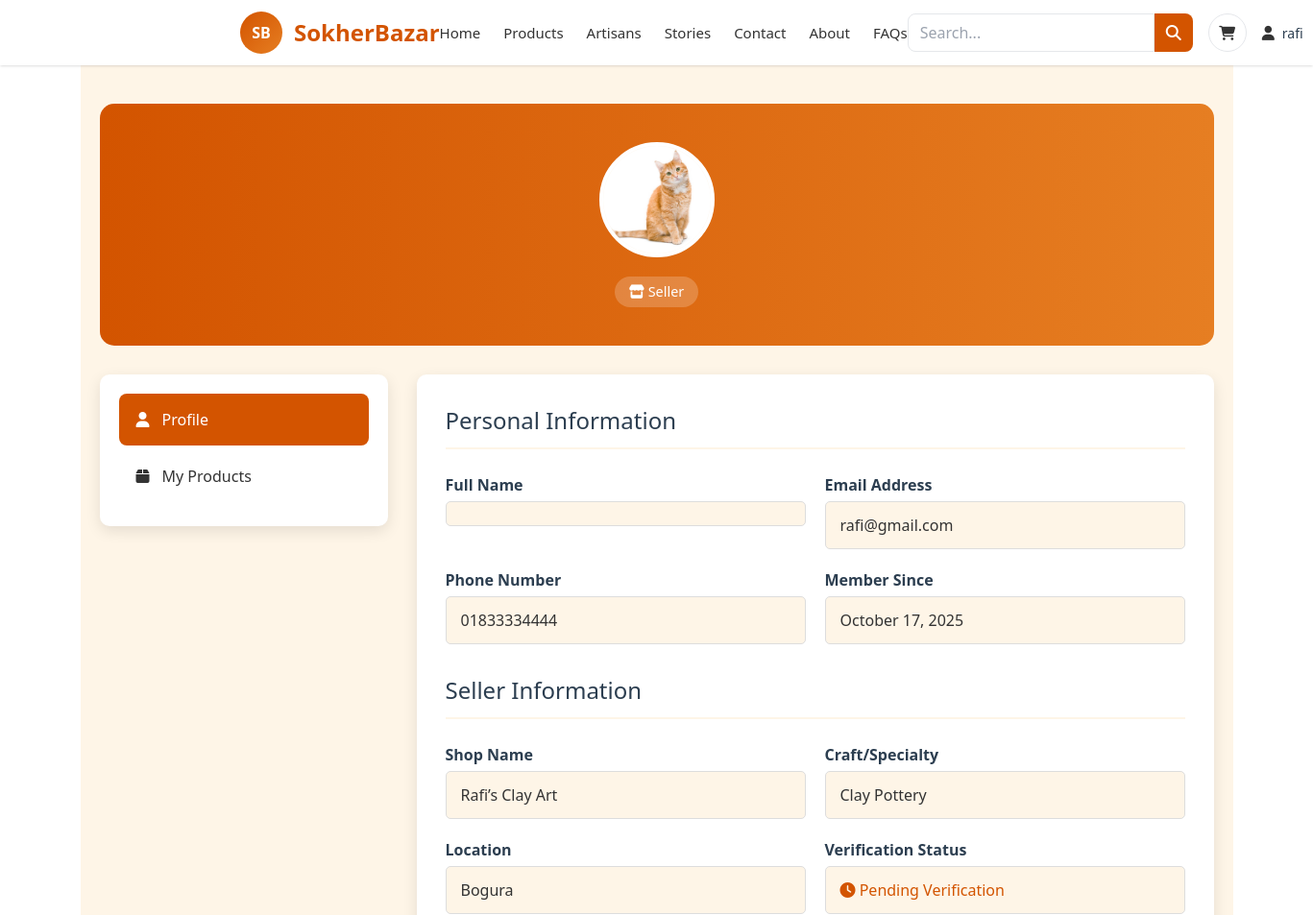
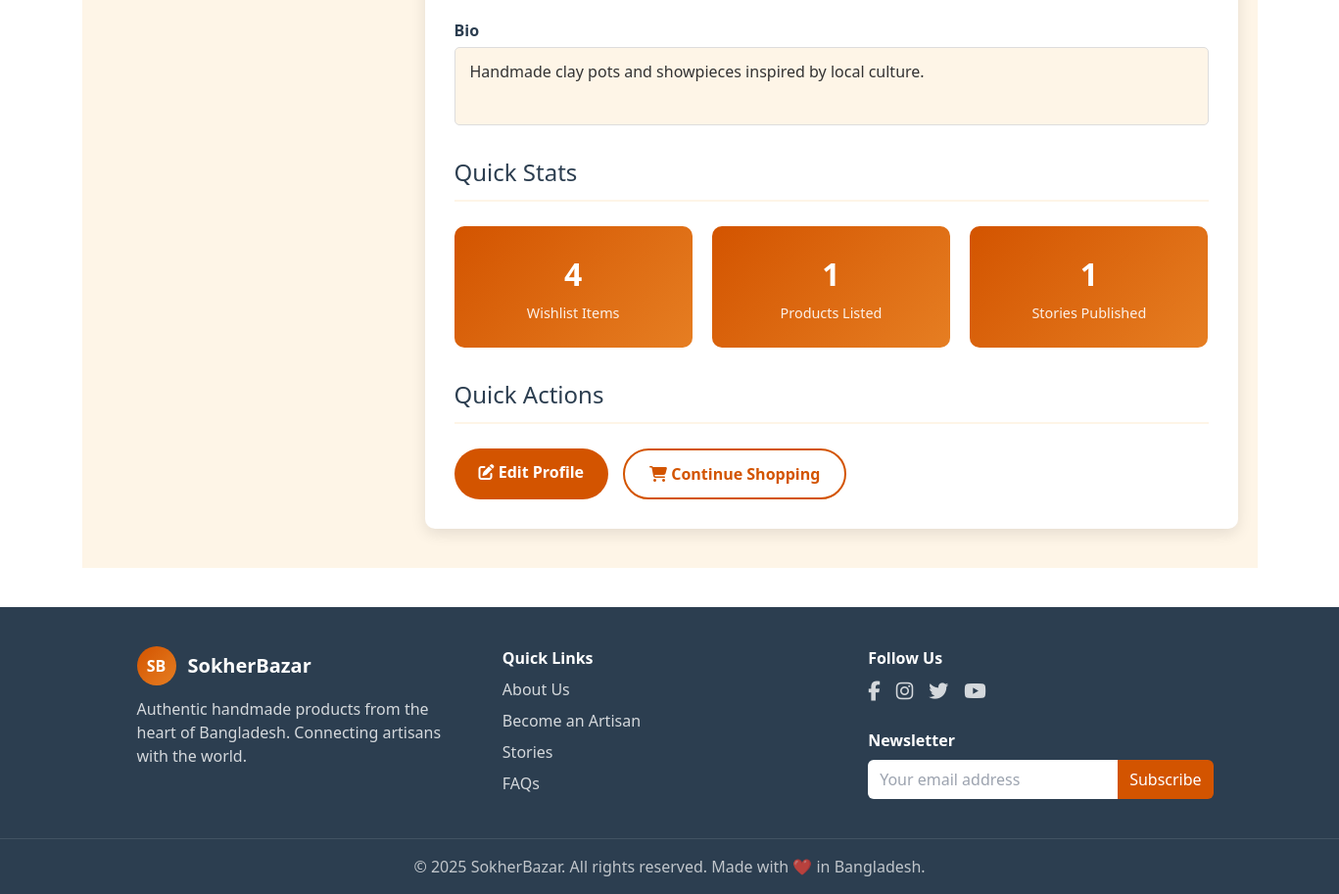
/profile/ (signed in), run on the app's committed database (2 pictures, top to bottom).
### Rari/models.py (models this page shows, shortened)
class Artisan(models.Model):
    user = models.OneToOneField(User, on_delete=models.CASCADE)
    shop_name = models.CharField(max_length=150)
    phone = models.CharField(max_length=20)
    nid_document = models.ImageField(upload_to="nid_documents/")
    bio = models.TextField(blank=True)
    location = models.CharField(max_length=100, blank=True)
    profile_picture = models.ImageField(upload_to="artisans/", blank=True, null=True)
    joined_date = models.DateTimeField(auto_now_add=True)
    craft = models.CharField(max_length=100, blank=True)  # NEW FIELD
    website = models.URLField(blank=True, null=True)
    is_verified = models.BooleanField(default=False)
    updated_at = models.DateTimeField(auto_now=True)

class Customer(models.Model):
    user = models.OneToOneField(User, on_delete=models.CASCADE)
    phone = models.CharField(max_length=15, blank=True)
    address = models.TextField(blank=True)
    joined_date = models.DateTimeField(auto_now_add=True)
    profile_picture = models.ImageField(upload_to="customers/", blank=True, null=True)
    updated_at = models.DateTimeField(auto_now=True)

### Rari/views.py (the view)
# urls.py: path("profile/", views.profile, name="profile"),
@login_required
def profile(request):
    user = request.user
    customer = Customer.objects.filter(user=user).first()
    artisan = Artisan.objects.filter(user=user).first()
    context = {
        "user": user,
        "customer": customer,
        "artisan": artisan,
    }
    return render(request, "profile.html", context)

### template/profile.html (shortened to what this page needs)
{% extends 'base.html' %}
{% load static %}
{% block content %}
<div class="profile-container">
    <div class="profile-header">
        <div class="profile-avatar">
            {% if customer and customer.profile_picture %}
                <img src="{{ customer.profile_picture.url }}" alt="{{ user.get_full_name }}">
            {% elif artisan and artisan.profile_picture %}
                <img src="{{ artisan.profile_picture.url }}" alt="{{ user.get_full_name }}">
            {% else %}
                <img src="{% static 'images/default-avatar.png' %}" alt="Default Avatar">
            {% endif %}
        </div>
        <div class="user-role">
            {% if artisan %}
                <i class="fas fa-store"></i> Seller
            {% else %}
                <i class="fas fa-user"></i> Buyer
            {% endif %}
        </div>
    </div>
    <div class="profile-content">
        <div class="profile-sidebar">
            <ul class="sidebar-nav">
                <li><a href="{% url 'profile' %}" class="active"><i class="fas fa-user"></i> Profile</a></li>
                {% if artisan %}
                <li><a href="#"><i class="fas fa-box"></i> My Products</a></li>
                {% endif %}
            </ul>
        </div>
        <div class="profile-main">
            <div class="section-title">Personal Information</div>
            <div class="profile-info-grid">
                <div class="info-group">
                    <label>Full Name</label>
                    <div class="info-value">{{ user.get_full_name }}</div>
                </div>
                <div class="info-group">
                    <label>Email Address</label>
                    <div class="info-value">{{ user.email }}</div>
                </div>
                <div class="info-group">
                    <label>Phone Number</label>
                    <div class="info-value">
                        {% if customer and customer.phone %}
                            {{ customer.phone }}
                        {% elif artisan and artisan.phone %}
                            {{ artisan.phone }}
                        {% else %}
                            Not provided
                        {% endif %}
                    </div>
                </div>
                <div class="info-group">
                    <label>Member Since</label>
                    <div class="info-value">
                        {% if customer %}
                            {{ customer.joined_date|date:"F d, Y" }}
                        {% elif artisan %}
                            {{ artisan.joined_date|date:"F d, Y" }}
                        {% endif %}
                    </div>
                </div>
            </div>
            {% if artisan %}
            <div class="section-title">Seller Information</div>
            <div class="profile-info-grid">
                <div class="info-group">
                    <label>Shop Name</label>
                    <div class="info-value">{{ artisan.shop_name }}</div>
                </div>
                <div class="info-group">
                    <label>Craft/Specialty</label>
                    <div class="info-value">{{ artisan.craft|default:"Not specified" }}</div>
                </div>
                <div class="info-group">
                    <label>Location</label>
                    <div class="info-value">{{ artisan.location|default:"Not specified" }}</div>
                </div>
                <div class="info-group">
                    <label>Verification Status</label>
                    <div class="info-value">
                        {% if artisan.is_verified %}
                            <span style="color: var(--secondary);"><i class="fas fa-check-circle"></i> Verified</span>
                        {% else %}
                            <span style="color: var(--primary);"><i class="fas fa-clock"></i> Pending Verification</span>
                        {% endif %}
                    </div>
                </div>
                <div class="info-group" style="grid-column: 1 / -1;">
                    <label>Bio</label>
                    <div class="info-value" style="min-height: 80px;">{{ artisan.bio|default:"No bio provided" }}</div>
                </div>
            </div>
            {% endif %}
            <div class="section-title">Quick Stats</div>
            <div class="stats-grid">
                <div class="stat-card">
                    <div class="stat-number">
                        {% if customer %}{{ customer.wishlists.count }}{% else %}0{% endif %}
                    </div>
                    <div class="stat-label">Wishlist Items</div>
                </div>
                {% if artisan %}
                <div class="stat-card">
                    <div class="stat-number">{{ artisan.products.count }}</div>
                    <div class="stat-label">Products Listed</div>
                </div>
                <div class="stat-card">
                    <div class="stat-number">{{ artisan.stories.count }}</div>
                    <div class="stat-label">Stories Published</div>
                </div>
                {% endif %}
            </div>
            <div class="section-title">Quick Actions</div>
            <div style="display: flex; gap: 15px; flex-wrap: wrap;">
                <a href="#" class="btn btn-primary"><i class="fas fa-edit"></i> Edit Profile</a>
                <a href="{% url 'product_list' %}" class="btn btn-secondary"><i class="fas fa-shopping-cart"></i> Continue Shopping</a>
            </div>
        </div>
    </div>
</div>
{% endblock %}

### template/base.html (shortened to what this page needs)
<!DOCTYPE html>
<html lang="en">
<head>
  {% load static %}
  <script src="https://cdn.tailwindcss.com"></script>
  <link rel="stylesheet" href="https://cdnjs.cloudflare.com/ajax/libs/font-awesome/6.5.0/css/all.min.css">
</head>
<body class="text-[#333] bg-white">
  <header class="sticky top-0 z-50 bg-white shadow">
    <div class=" mx-auto px-4 sm:px-6 lg:px-[250px] py-3 flex items-center justify-between">
      <a href="{% url 'home' %}" class="flex items-center gap-3">
        <div class="w-11 h-11 rounded-full bg-gradient-to-br from-primary to-accent text-white grid place-items-center font-bold">SB</div>
        <div class="text-2xl font-bold text-primary">SokherBazar</div>
      </a>
      <ul class="hidden md:flex items-center gap-6 text-[15px]">
        <li class="{% if request.resolver_match.url_name == 'home' %}text-primary font-semibold{% endif %}">
          <a class="hover:text-primary" href="{% url 'home' %}">Home</a>
        </li>
        <li class="{% if request.resolver_match.url_name in 'product_list product_list_by_category product_detail' %}text-primary font-semibold{% endif %}">
          <a class="hover:text-primary" href="{% url 'product_list' %}">Products</a>
        </li>
        <li class="{% if request.resolver_match.url_name == 'artisans' %}text-primary font-semibold{% endif %}">
          <a class="hover:text-primary" href="{% url 'artisans' %}">Artisans</a>
        </li>
        <li class="{% if request.resolver_match.url_name == 'stories' %}text-primary font-semibold{% endif %}">
          <a class="hover:text-primary" href="{% url 'stories' %}">Stories</a>
        </li>
        <li class="{% if request.resolver_match.url_name == 'contact' %}text-primary font-semibold{% endif %}">
          <a class="hover:text-primary" href="{% url 'contact' %}">Contact</a>
        </li>
        <li class="{% if request.resolver_match.url_name == 'about' %}text-primary font-semibold{% endif %}">
          <a class="hover:text-primary" href="{% url 'about' %}">About</a>
        </li>
        <li class="{% if request.resolver_match.url_name == 'faq' %}text-primary font-semibold{% endif %}">
          <a class="hover:text-primary" href="{% url 'faq' %}">FAQs</a>
        </li>
      </ul>
      <div class="flex items-center gap-4">
        <form method="GET" action="{% url 'product_list' %}" onsubmit="return checkSearch(this);" class="hidden sm:flex">
          <input type="text" name="q"
                 placeholder="Search..."
                 value="{{ request.GET.q|default:'' }}"
                 class="h-10 px-3 rounded-l-lg border border-gray-200 outline-none focus:ring-2 focus:ring-primary" />
          <button type="submit" class="h-10 px-3 rounded-r-lg bg-primary text-white hover:bg-orange-600">
            <i class="fas fa-search"></i>
          </button>
        </form>
        {% if request.user.is_authenticated %}
          <a href="{% url 'cart_detail' %}" class="relative inline-flex items-center justify-center w-10 h-10 rounded-full border border-gray-200 hover:bg-gray-50">
            <i class="fas fa-shopping-cart text-[15px]"></i>
          </a>
        {% endif %}
        <div class="relative">
          {% if request.user.is_authenticated %}
            <button id="profileBtn" class="inline-flex items-center gap-2">
              <i class="fas fa-user text-[15px]"></i>
              <span class="hidden sm:inline text-sm font-medium text-[#2C3E50]">
                {{ request.user.first_name|default:request.user.username }}
              </span>
            </button>
          {% else %}
            <a href="{% url 'login' %}" title="Login / Register" class="inline-flex items-center justify-center w-10 h-10 rounded-full border border-gray-200 hover:bg-gray-50">
              <i class="fas fa-user text-[15px]"></i>
            </a>
          {% endif %}
        </div>
      </div>
    </div>
  </header>
  <main class="min-h-[60vh]">
    {% block content %}{% endblock %}
  </main>
  <footer class="bg-dark text-white mt-10">
    <div class="max-w-6xl mx-auto px-4 sm:px-6 lg:px-8 py-10 grid gap-8 md:grid-cols-3">
      <div>
        <div class="flex items-center gap-3 mb-3">
          <div class="w-10 h-10 rounded-full bg-gradient-to-br from-primary to-accent text-white grid place-items-center font-bold">SB</div>
          <span class="text-xl font-bold">SokherBazar</span>
        </div>
        <p class="text-white/80">Authentic handmade products from the heart of Bangladesh. Connecting artisans with the world.</p>
      </div>
      <div>
        <h3 class="font-semibold mb-2">Quick Links</h3>
        <ul class="space-y-2 text-white/80">
          <li><a class="hover:text-primary" href="{% url 'about' %}">About Us</a></li>
          <li><a class="hover:text-primary" href="{% url 'register' %}">Become an Artisan</a></li>
          <li><a class="hover:text-primary" href="{% url 'stories' %}">Stories</a></li>
          <li><a class="hover:text-primary" href="{% url 'faq' %}">FAQs</a></li>
        </ul>
      </div>
      <div>
        <h3 class="font-semibold mb-2">Follow Us</h3>
        <div class="flex items-center gap-4 text-xl">
          <a href="#" class="text-white/80 hover:text-primary"><i class="fab fa-facebook-f"></i></a>
          <a href="#" class="text-white/80 hover:text-primary"><i class="fab fa-instagram"></i></a>
          <a href="#" class="text-white/80 hover:text-primary"><i class="fab fa-twitter"></i></a>
          <a href="#" class="text-white/80 hover:text-primary"><i class="fab fa-youtube"></i></a>
        </div>
        <h3 class="font-semibold mt-6 mb-2">Newsletter</h3>
        <form class="flex">
          <input type="email" placeholder="Your email address" class="h-10 px-3 rounded-l-md text-black outline-none" />
          <button type="submit" class="h-10 px-3 rounded-r-md bg-primary hover:bg-orange-600">Subscribe</button>
        </form>
      </div>
    </div>
    <div class="text-center text-white/70 py-4 border-t border-white/10">
      <p>&copy; 2025 SokherBazar. All rights reserved. Made with ❤️ in Bangladesh.</p>
    </div>
  </footer>
</body>
</html>

### template/base.html (style rules this page uses)
:root { --primary:#D35400;--secondary:#27AE60;--accent:#E67E22;--light:#FEF5E7; --dark:#2C3E50;--text:#333;--text-light:#777;--white:#fff; }

### template/profile.html (style rules this page uses)
:root { --primary: #D35400; --secondary: #27AE60; --accent: #E67E22; --light: #FEF5E7; --dark: #2C3E50; --text: #333333; --text-light: #777777; --white: #FFFFFF; }
.profile-container { max-width: 1200px; margin: 0 auto; padding: 40px 20px; background-color: var(--light); min-height: 100vh; }
.profile-header { background: linear-gradient(to right, var(--primary), var(--accent)); color: white; padding: 40px; border-radius: 15px; margin-bottom: 30px; text-align: center; }
.profile-avatar { width: 120px; height: 120px; border-radius: 50%; border: 4px solid white; margin: 0 auto 20px; overflow: hidden; background-color: var(--light); }
.profile-avatar img { width: 100%; height: 100%; object-fit: cover; }
.profile-header .user-role { display: inline-block; background: rgba(255,255,255,0.2); padding: 5px 15px; border-radius: 20px; font-size: 0.9rem; }
.profile-content { display: grid; grid-template-columns: 300px 1fr; gap: 30px; }
.profile-sidebar { background: white; border-radius: 10px; padding: 20px; box-shadow: 0 5px 15px rgba(0,0,0,0.1); height: fit-content; }
.sidebar-nav { list-style: none; padding: 0; margin: 0; }
.sidebar-nav li { margin-bottom: 5px; }
.sidebar-nav a { display: flex; align-items: center; padding: 15px; text-decoration: none; color: var(--text); border-radius: 8px; transition: all 0.3s ease; }
.sidebar-nav a.active { background-color: var(--primary); color: white; }
.sidebar-nav i { margin-right: 10px; width: 20px; text-align: center; }
.profile-main { background: white; border-radius: 10px; padding: 30px; box-shadow: 0 5px 15px rgba(0,0,0,0.1); }
.section-title { font-size: 1.5rem; color: var(--dark); margin-bottom: 25px; padding-bottom: 10px; border-bottom: 2px solid var(--light); }
.profile-info-grid { display: grid; grid-template-columns: 1fr 1fr; gap: 20px; margin-bottom: 30px; }
.info-group label { display: block; font-weight: 600; color: var(--dark); margin-bottom: 5px; }
.info-group .info-value { padding: 12px 15px; background-color: var(--light); border-radius: 5px; border: 1px solid #ddd; }
.stats-grid { display: grid; grid-template-columns: repeat(auto-fit, minmax(200px, 1fr)); gap: 20px; margin-bottom: 30px; }
.stat-card { background: linear-gradient(135deg, var(--primary), var(--accent)); color: white; padding: 25px; border-radius: 10px; text-align: center; }
.stat-card .stat-number { font-size: 2rem; font-weight: bold; margin-bottom: 5px; }
.stat-card .stat-label { font-size: 0.9rem; opacity: 0.9; }
.btn { display: inline-block; padding: 12px 25px; border-radius: 50px; text-decoration: none; font-weight: 600; transition: all 0.3s ease; cursor: pointer; border: none; font-size: 1rem; }
.btn-primary { background-color: var(--primary); color: var(--white); }
.btn-secondary { background-color: transparent; color: var(--primary); border: 2px solid var(--primary); }

### data on the page
Artisan: profile_picture (picture), phone "01833334444", shop_name "Rafi’s Clay Art", craft "Clay Pottery", location "Bogura", bio "Handmade clay pots and showpieces inspired by local culture.", products.count "1", stories.count "1"
Customer: joined_date "October 17, 2025", wishlists.count "4"

### other printed values
{{ request.user.first_name|default:request.user.username }} "rafi"
{{ user.email }} "rafi@gmail.com"
